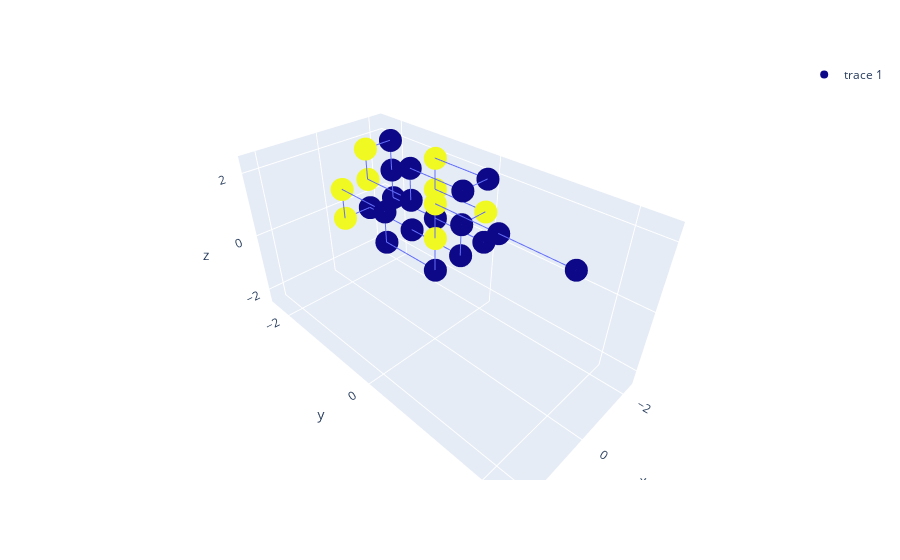
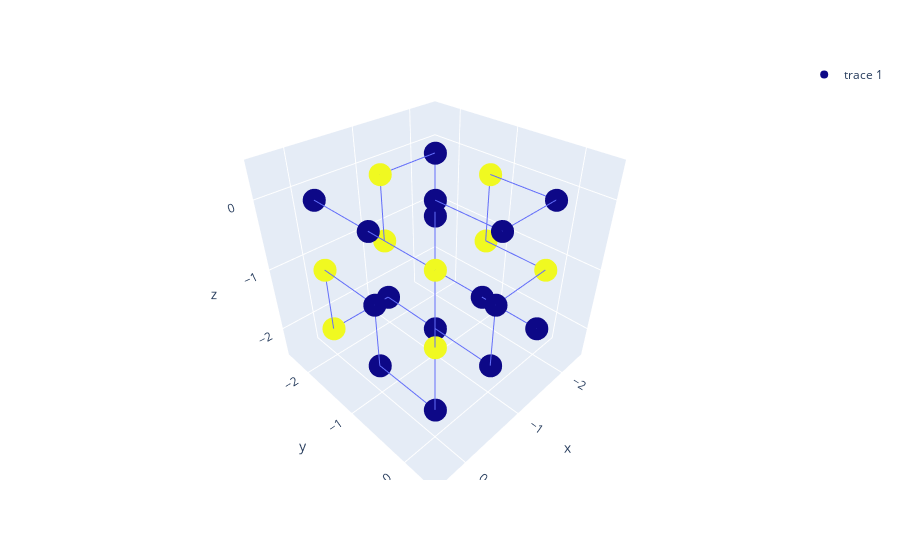
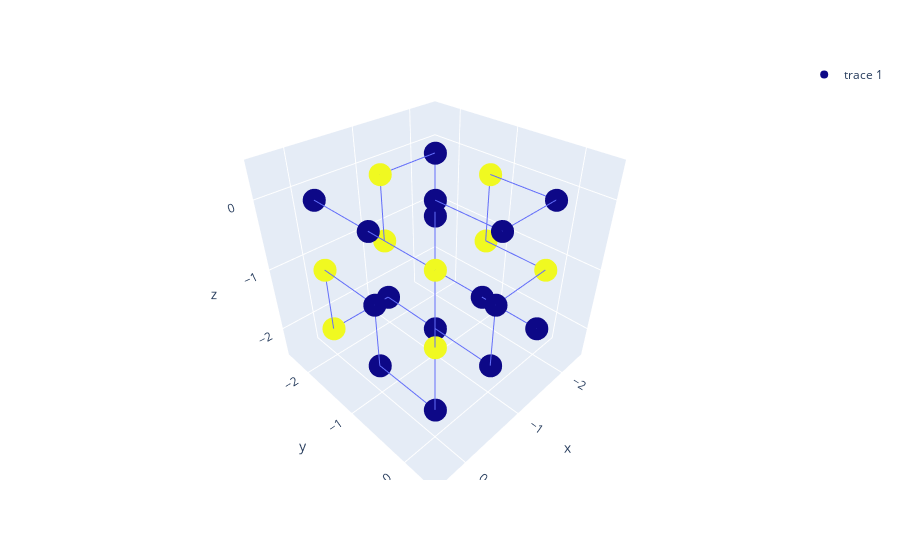

The cell these charts' notebook holds for them, in order:
### Code cell
with open(r"problem_set.txt", 'r') as fp:
    res=eval(fp.read())
main(res[0])

### Figure 1 — Plotly figure (JSON) as saved in the notebook; plotly's stock layout.template omitted (floating-point values rounded to 4 significant figures)
{"data": [{"hovertemplate": "x=%{x}<br>y=%{y}<br>z=%{z}<extra></extra>", "legendgroup": "", "line": {"color": "#636efa", "dash": "solid"}, "marker": {"symbol": "circle"}, "mode": "lines", "name": "", "scene": "scene", "showlegend": false, "x": [0, 0, 0, 0, 0, 0, 0, 0, 0, -1, -1, -1, -1, -2, -2, -2, -2, -1, -1, -1, -1, -1, -2, -2, -2, -2, -2], "y": [2, 1, 0, 0, 0, -1, -1, -2, -2, -2, -1, 0, 0, 0, -1, -1, 0, 0, -1, -1, -2, -2, -2, -2, -2, -1, 0], "z": [2, 2, 2, 1, 0, 0, 1, 1, 0, 0, 0, 0, 1, 1, 1, 2, 2, 2, 2, 1, 1, 2, 2, 1, 0, 0, 0], "type": "scatter3d"}, {"marker": {"color": [0.0, 0.0, 1.0, 1.0, 0.0, 0.0, 0.0, 1.0, 1.0, 0.0, 0.0, 0.0, 0.0, 1.0, 1.0, 1.0, 0.0, 0.0, 0.0, 0.0, 1.0, 1.0, 0.0, 0.0, 0.0, 0.0, 0.0]}, "mode": "markers", "x": [0, 0, 0, 0, 0, 0, 0, 0, 0, -1, -1, -1, -1, -2, -2, -2, -2, -1, -1, -1, -1, -1, -2, -2, -2, -2, -2], "y": [2, 1, 0, 0, 0, -1, -1, -2, -2, -2, -1, 0, 0, 0, -1, -1, 0, 0, -1, -1, -2, -2, -2, -2, -2, -1, 0], "z": [2, 2, 2, 1, 0, 0, 1, 1, 0, 0, 0, 0, 1, 1, 1, 2, 2, 2, 2, 1, 1, 2, 2, 1, 0, 0, 0], "type": "scatter3d"}], "layout": {"scene": {"domain": {"x": [0.0, 1.0], "y": [0.0, 1.0]}, "xaxis": {"title": {"text": "x"}, "nticks": 4, "range": [-2.5, 2.5]}, "yaxis": {"title": {"text": "y"}, "nticks": 4, "range": [-2.5, 2.5]}, "zaxis": {"title": {"text": "z"}, "nticks": 4, "range": [-2.5, 2.5]}}, "legend": {"tracegroupgap": 0}, "margin": {"t": 60}}}

### Figure 2 — Plotly figure (JSON) as saved in the notebook; plotly's stock layout.template omitted (floating-point values rounded to 4 significant figures)
{"data": [{"hovertemplate": "x=%{x}<br>y=%{y}<br>z=%{z}<extra></extra>", "legendgroup": "", "line": {"color": "#636efa", "dash": "solid"}, "marker": {"symbol": "circle"}, "mode": "lines", "name": "", "scene": "scene", "showlegend": false, "x": [0, 0, 0, 0, 0, 0, 0, 0, 0, -1, -1, -1, -1, -2, -2, -2, -2, -1, -1, -1, -1, -1, -2, -2, -2, -2, -2], "y": [-2, -1, 0, 0, 0, -1, -1, -2, -2, -2, -1, 0, 0, 0, -1, -1, 0, 0, -1, -1, -2, -2, -2, -2, -2, -1, 0], "z": [0, 0, 0, -1, -2, -2, -1, -1, -2, -2, -2, -2, -1, -1, -1, 0, 0, 0, 0, -1, -1, 0, 0, -1, -2, -2, -2], "type": "scatter3d"}, {"marker": {"color": [0.0, 0.0, 1.0, 1.0, 0.0, 0.0, 0.0, 1.0, 1.0, 0.0, 0.0, 0.0, 0.0, 1.0, 1.0, 1.0, 0.0, 0.0, 0.0, 0.0, 1.0, 1.0, 0.0, 0.0, 0.0, 0.0, 0.0]}, "mode": "markers", "x": [0, 0, 0, 0, 0, 0, 0, 0, 0, -1, -1, -1, -1, -2, -2, -2, -2, -1, -1, -1, -1, -1, -2, -2, -2, -2, -2], "y": [-2, -1, 0, 0, 0, -1, -1, -2, -2, -2, -1, 0, 0, 0, -1, -1, 0, 0, -1, -1, -2, -2, -2, -2, -2, -1, 0], "z": [0, 0, 0, -1, -2, -2, -1, -1, -2, -2, -2, -2, -1, -1, -1, 0, 0, 0, 0, -1, -1, 0, 0, -1, -2, -2, -2], "type": "scatter3d"}], "layout": {"scene": {"domain": {"x": [0.0, 1.0], "y": [0.0, 1.0]}, "xaxis": {"title": {"text": "x"}, "nticks": 4, "range": [-2.5, 0.5]}, "yaxis": {"title": {"text": "y"}, "nticks": 4, "range": [-2.5, 0.5]}, "zaxis": {"title": {"text": "z"}, "nticks": 4, "range": [-2.5, 0.5]}}, "legend": {"tracegroupgap": 0}, "margin": {"t": 60}}}

### Figure 3 — Plotly figure (JSON) as saved in the notebook; plotly's stock layout.template omitted (floating-point values rounded to 4 significant figures)
{"data": [{"hovertemplate": "x=%{x}<br>y=%{y}<br>z=%{z}<extra></extra>", "legendgroup": "", "line": {"color": "#636efa", "dash": "solid"}, "marker": {"symbol": "circle"}, "mode": "lines", "name": "", "scene": "scene", "showlegend": false, "x": [0, 0, 0, 0, 0, 0, 0, 0, 0, -1, -1, -1, -1, -2, -2, -2, -2, -1, -1, -1, -1, -1, -2, -2, -2, -2, -2], "y": [-2, -1, 0, 0, 0, -1, -1, -2, -2, -2, -1, 0, 0, 0, -1, -1, 0, 0, -1, -1, -2, -2, -2, -2, -2, -1, 0], "z": [0, 0, 0, -1, -2, -2, -1, -1, -2, -2, -2, -2, -1, -1, -1, 0, 0, 0, 0, -1, -1, 0, 0, -1, -2, -2, -2], "type": "scatter3d"}, {"marker": {"color": [0.0, 0.0, 1.0, 1.0, 0.0, 0.0, 0.0, 1.0, 1.0, 0.0, 0.0, 0.0, 0.0, 1.0, 1.0, 1.0, 0.0, 0.0, 0.0, 0.0, 1.0, 1.0, 0.0, 0.0, 0.0, 0.0, 0.0]}, "mode": "markers", "x": [0, 0, 0, 0, 0, 0, 0, 0, 0, -1, -1, -1, -1, -2, -2, -2, -2, -1, -1, -1, -1, -1, -2, -2, -2, -2, -2], "y": [-2, -1, 0, 0, 0, -1, -1, -2, -2, -2, -1, 0, 0, 0, -1, -1, 0, 0, -1, -1, -2, -2, -2, -2, -2, -1, 0], "z": [0, 0, 0, -1, -2, -2, -1, -1, -2, -2, -2, -2, -1, -1, -1, 0, 0, 0, 0, -1, -1, 0, 0, -1, -2, -2, -2], "type": "scatter3d"}], "layout": {"scene": {"domain": {"x": [0.0, 1.0], "y": [0.0, 1.0]}, "xaxis": {"title": {"text": "x"}, "nticks": 4, "range": [-2.5, 0.5]}, "yaxis": {"title": {"text": "y"}, "nticks": 4, "range": [-2.5, 0.5]}, "zaxis": {"title": {"text": "z"}, "nticks": 4, "range": [-2.5, 0.5]}}, "legend": {"tracegroupgap": 0}, "margin": {"t": 60}}}
